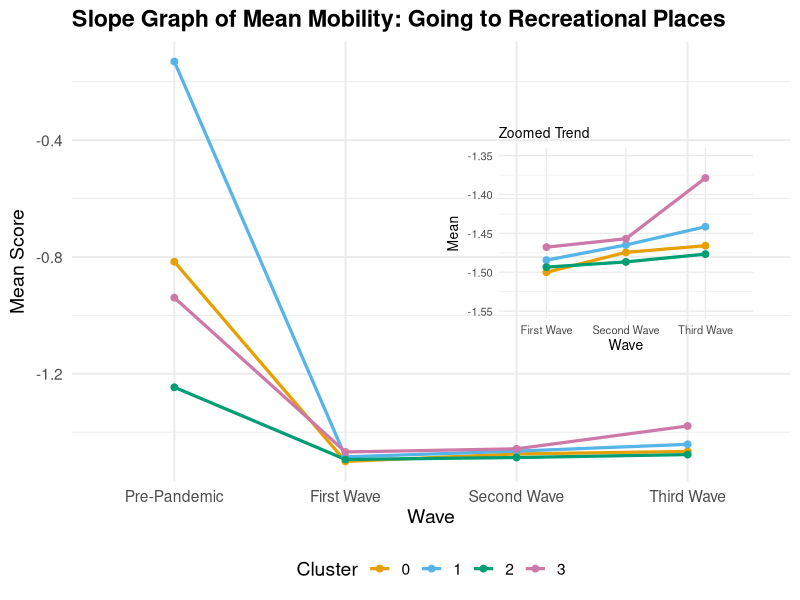
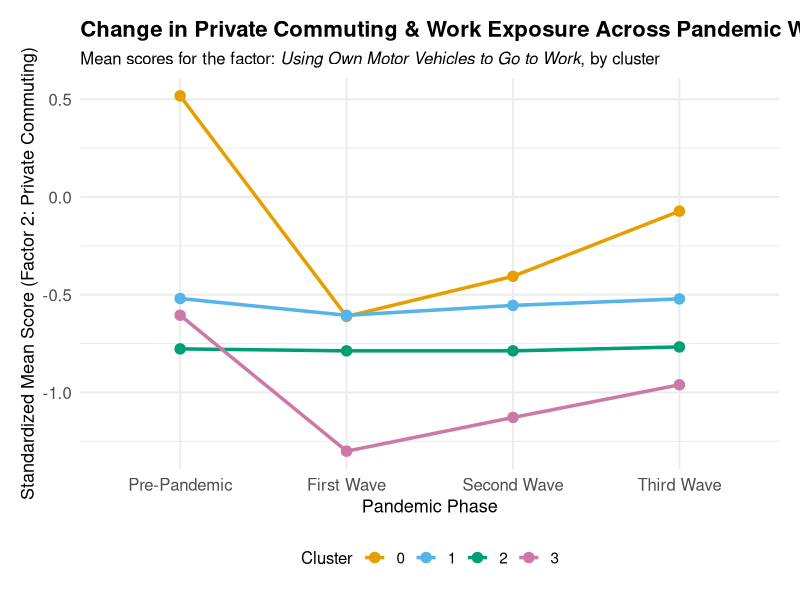
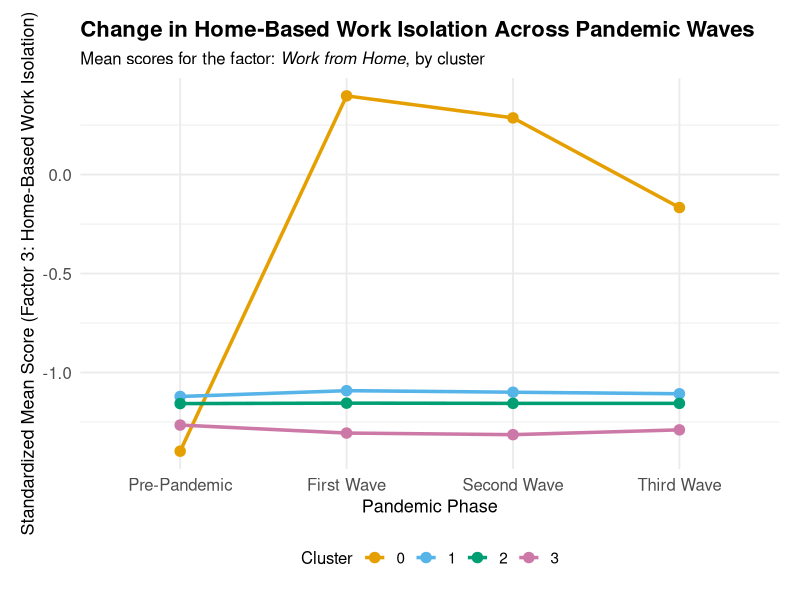
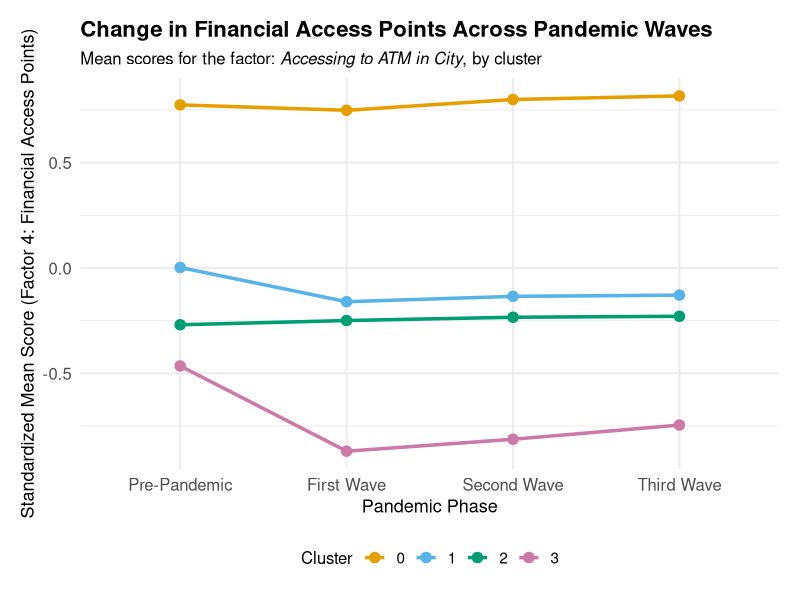

Generate these figures, in order, with R:
# Libraries
library(tidyverse)
library(ggforce)
library(ggtext)
library(readr)
library(cowplot)

# Data
pre <- read_csv("data/input/PrePandemic.csv",show_col_types = FALSE)
first <- read_csv("data/input/First_Wave.csv",show_col_types = FALSE)
second <- read_csv("data/input/Second_Wave.csv",show_col_types = FALSE)
third <- read_csv("data/input/Third_Wave.csv", show_col_types = FALSE)

# Factor 1

# Step 2: Compute mean per cluster for the factor "going to recreational places"
get_means <- function(df, wave_name) {
  df %>%
    group_by(cluster) %>%
    summarise(Mean = mean(`going to recreational places`, na.rm = TRUE)) %>%
    mutate(Wave = wave_name)
}

pre_means <- get_means(pre, "Pre-Pandemic")
first_means <- get_means(first, "First Wave")
second_means <- get_means(second, "Second Wave")
third_means <- get_means(third, "Third Wave")

# Combine into one dataframe
all_means <- bind_rows(pre_means, first_means, second_means, third_means)

# Ensure Wave is ordered
all_means$Wave <- factor(all_means$Wave, levels = c("Pre-Pandemic", "First Wave", "Second Wave", "Third Wave"))

palette_cb <- c("#E69F00", "#56B4E9", "#009E73", "#CC79A7")

# Ensure ordered factor
all_means$Wave <- factor(all_means$Wave, levels = c("Pre-Pandemic", "First Wave", "Second Wave", "Third Wave"))

# Main slope graph
main_plot <- ggplot(all_means, aes(x = Wave, y = Mean, group = factor(cluster), color = factor(cluster))) +
  geom_line(size = 1.1) +
  geom_point(size = 2) +
  labs(
    title = "Slope Graph of Mean Mobility: Going to Recreational Places",
    x = "Wave",
    y = "Mean Score",
    color = "Cluster"
  ) +
  scale_color_manual(values = palette_cb) +
  theme_minimal(base_size = 14) +
  theme(
    plot.title = element_text(face = "bold"),
    legend.position = "bottom"
  )

# Zoomed plot (only from First Wave onward)
zoom_df <- all_means %>% filter(Wave %in% c("First Wave", "Second Wave", "Third Wave"))

zoom_plot <- ggplot(zoom_df, aes(x = Wave, y = Mean, group = factor(cluster), color = factor(cluster))) +
  geom_line(size = 1.1) +
  geom_point(size = 2) +
  labs(title = "Zoomed Trend", x = "Wave", y = "Mean") +
  scale_color_manual(values = palette_cb) +
  theme_minimal(base_size = 10) +
  theme(
    legend.position = "none",
    plot.title = element_text(size = 10)
  ) +
  coord_cartesian(ylim = c(-1.55, -1.35))

# Combine main + inset
final_plot <- ggdraw() +
  draw_plot(main_plot) +
  draw_plot(zoom_plot, x = 0.55, y = 0.4, width = 0.4, height = 0.4)

# Save output
ggsave("data/output/Factor1.png", plot = final_plot, width = 10, height = 6, dpi = 600, bg = "white")

# Factor 2
# Step 2: Define the variable for Factor 2
target_var <- "using own motor vehicles to going to work"

# Step 3: Function to calculate cluster means
get_means <- function(df, wave_label) {
  df %>%
    group_by(cluster) %>%
    summarise(Mean = mean(.data[[target_var]], na.rm = TRUE)) %>%
    mutate(Wave = wave_label)
}

# Step 4: Get mean values for each wave
means_pre <- get_means(pre, "Pre-Pandemic")
means_first <- get_means(first, "First Wave")
means_second <- get_means(second, "Second Wave")
means_third <- get_means(third, "Third Wave")

# Step 5: Combine into a tidy dataframe
motor_means <- bind_rows(means_pre, means_first, means_second, means_third)

# Order wave factor for plotting
motor_means$Wave <- factor(motor_means$Wave, levels = c("Pre-Pandemic", "First Wave", "Second Wave", "Third Wave"))

# Colorblind-safe palette
palette_cb <- c("#E69F00", "#56B4E9", "#009E73", "#CC79A7")

# Step 6: Plot (without value labels)
motor_plot <- ggplot(motor_means, aes(x = Wave, y = Mean, group = factor(cluster), color = factor(cluster))) +
  geom_line(linewidth = 1.2) +
  geom_point(size = 3.2) +
  scale_color_manual(values = palette_cb) +
  labs(
    title = "Change in Private Commuting & Work Exposure Across Pandemic Waves",
    subtitle = "Mean scores for the factor: <i>Using Own Motor Vehicles to Go to Work</i>, by cluster",
    x = "Pandemic Phase",
    y = "Standardized Mean Score (Factor 2: Private Commuting)",
    color = "Cluster"
  ) +
  theme_minimal(base_size = 14) +
  theme(
    plot.title = element_text(face = "bold", size = 16),
    plot.subtitle = element_markdown(size = 12),
    axis.title = element_text(size = 13),
    axis.text = element_text(size = 12),
    legend.position = "bottom",
    legend.title = element_text(size = 12),
    legend.text = element_text(size = 11),
    plot.margin = margin(15, 15, 15, 15)
  )

# Step 7: Save the cleaned plot
ggsave("data/output/Factor2.png", plot = motor_plot, width = 10, height = 6, dpi = 600, bg = "white")

# Factor 3
# Step 2: Define the variable for Factor 3
target_var <- "work from home"

# Step 3: Function to compute mean by cluster
get_means <- function(df, wave_label) {
  df %>%
    group_by(cluster) %>%
    summarise(Mean = mean(.data[[target_var]], na.rm = TRUE)) %>%
    mutate(Wave = wave_label)
}

# Step 4: Calculate means for all waves
means_pre <- get_means(pre, "Pre-Pandemic")
means_first <- get_means(first, "First Wave")
means_second <- get_means(second, "Second Wave")
means_third <- get_means(third, "Third Wave")

# Step 5: Combine all into one tidy data frame
home_means <- bind_rows(means_pre, means_first, means_second, means_third)

# Step 6: Convert Wave into ordered factor
home_means$Wave <- factor(home_means$Wave, levels = c("Pre-Pandemic", "First Wave", "Second Wave", "Third Wave"))

# Define colorblind-friendly palette
palette_cb <- c("#E69F00", "#56B4E9", "#009E73", "#CC79A7")

# Step 7: Plot the slope graph
home_plot <- ggplot(home_means, aes(x = Wave, y = Mean, group = factor(cluster), color = factor(cluster))) +
  geom_line(linewidth = 1.2) +
  geom_point(size = 3.2) +
  scale_color_manual(values = palette_cb) +
  labs(
    title = "Change in Home-Based Work Isolation Across Pandemic Waves",
    subtitle = "Mean scores for the factor: <i>Work from Home</i>, by cluster",
    x = "Pandemic Phase",
    y = "Standardized Mean Score (Factor 3: Home-Based Work Isolation)",
    color = "Cluster"
  ) +
  theme_minimal(base_size = 14) +
  theme(
    plot.title = element_text(face = "bold", size = 16),
    plot.subtitle = element_markdown(size = 12),
    axis.title = element_text(size = 13),
    axis.text = element_text(size = 12),
    legend.position = "bottom",
    legend.title = element_text(size = 12),
    legend.text = element_text(size = 11),
    plot.margin = margin(15, 15, 15, 15)
  )

# Step 8: Save the final plot
ggsave("data/output/Factor3.png", plot = home_plot, width = 10, height = 6, dpi = 600, bg = "white")

# Factor 4
# Step 2: Define the variable representing Factor 4
target_var <- "accessing to ATM in city"

# Step 3: Function to calculate mean by cluster
get_means <- function(df, wave_label) {
  df %>%
    group_by(cluster) %>%
    summarise(Mean = mean(.data[[target_var]], na.rm = TRUE)) %>%
    mutate(Wave = wave_label)
}

# Step 4: Calculate means for each wave
means_pre <- get_means(pre, "Pre-Pandemic")
means_first <- get_means(first, "First Wave")
means_second <- get_means(second, "Second Wave")
means_third <- get_means(third, "Third Wave")

# Step 5: Combine all results
atm_means <- bind_rows(means_pre, means_first, means_second, means_third)

# Step 6: Format 'Wave' as ordered factor for correct slope ordering
atm_means$Wave <- factor(atm_means$Wave, levels = c("Pre-Pandemic", "First Wave", "Second Wave", "Third Wave"))

# Define a colorblind-friendly color palette
palette_cb <- c("#E69F00", "#56B4E9", "#009E73", "#CC79A7")

# Step 7: Create slope plot
atm_plot <- ggplot(atm_means, aes(x = Wave, y = Mean, group = factor(cluster), color = factor(cluster))) +
  geom_line(linewidth = 1.2) +
  geom_point(size = 3.2) +
  scale_color_manual(values = palette_cb) +
  labs(
    title = "Change in Financial Access Points Across Pandemic Waves",
    subtitle = "Mean scores for the factor: <i>Accessing to ATM in City</i>, by cluster",
    x = "Pandemic Phase",
    y = "Standardized Mean Score (Factor 4: Financial Access Points)",
    color = "Cluster"
  ) +
  theme_minimal(base_size = 14) +
  theme(
    plot.title = element_text(face = "bold", size = 16),
    plot.subtitle = element_markdown(size = 12),
    axis.title = element_text(size = 13),
    axis.text = element_text(size = 12),
    legend.position = "bottom",
    legend.title = element_text(size = 12),
    legend.text = element_text(size = 11),
    plot.margin = margin(15, 15, 15, 15)
  )

# Step 8: Save final image in high resolution
ggsave("data/output/Factor4.png", plot = atm_plot, width = 10, height = 6, dpi = 600, bg = "white")
